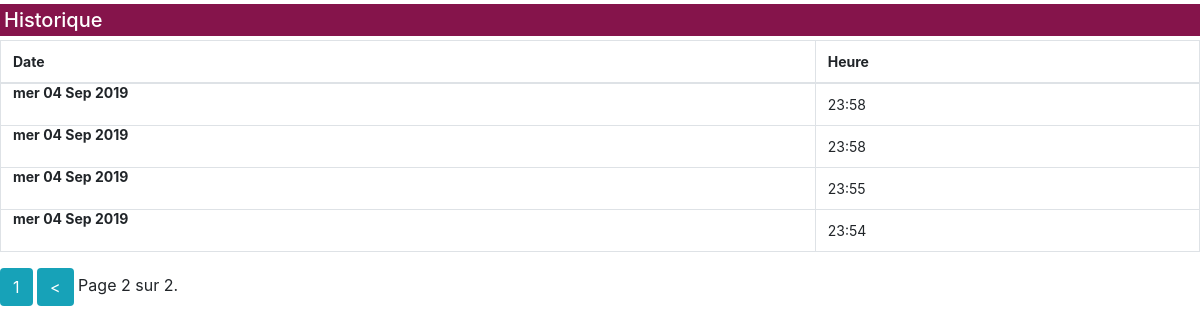
Page /client/historique/2?page=2 on the committed database.
### clients/models.py (models this page shows)
class SeanceHistorique(models.Model):
    date_heure=models.DateTimeField(default=datetime.now, blank='true')
    client=models.ForeignKey(Client,on_delete=models.CASCADE,blank='true')

### clients/views.py (the view)
# urls.py: path('historique/<int:id>',GetHistorique,name='historique_page_num'),
def GetHistorique(request,id):
    client=Client.objects.get(id=id)
    historique_list=SeanceHistorique.objects.filter(client=client).order_by('-date_heure')
    paginator = Paginator(historique_list, 10) # Show 25 clients per page
    page = request.GET.get('page')
    historiques = paginator.get_page(page)
    return render(request,'clients/historique_client.html',{'historiques':historiques})

### clients/context_processors.py (called while the page is built)
def add_client_form_to_context(request):
    cart=ClientForm()
    return {
        'AddClientForm': ClientForm
    }

### clients/templates/clients/historique_client.html (shortened to what this page needs)
{%load static %}
<link rel="stylesheet" href="{% static '/css/bootstrap.min.css' %}">
  <link rel="stylesheet" href="{% static '/css/styles.css' %}">
<h5 class="p-1 bg-night my-1 text-white">Historique </h5>
<table class="table table-bordered table-hover">
  <thead style='font-size:14px !important;'>
    <tr>
      <th scope="col">Date</th>
      <th scope="col">Heure</th>
    </tr>
  </thead>
  <tbody>
    {% for historique in historiques %}
    <tr style='font-size:14px !important;' class='py-0'>
      <th scope="row" class='py-0'>{{historique.date_heure|date:"D d M Y"}}</th>
      <td class='nom' class='py-0'>{{historique.date_heure|time:"H:i"}}</td>
    </tr>
    {% endfor %}
  </tbody>
</table>
<div class="text-center">
<div class="pagination">
<span class="step-links">
{% if historiques.has_previous %}
<a href="/client/historique/{{historiques.0.id}}?page=1" class='btn bg-info text-white paginator'>1</a>
<a href="/client/historique/{{historiques.0.id}}?page={{ historiques.previous_page_number }}" class='btn bg-info text-white paginator'> < </a>
{% endif %}
<span class="current">
Page {{ historiques.number }} sur {{ historiques.paginator.num_pages }}.
</span>
</span>
</div>
</div>

### static/css/colors.css (style rules this page uses)
.bg-night { background: #85144b; }

### rows in the picture
SeanceHistorique: date_heure "mer 04 Sep 2019", date_heure "23:58"
SeanceHistorique: date_heure "mer 04 Sep 2019", date_heure "23:58"
SeanceHistorique: date_heure "mer 04 Sep 2019", date_heure "23:55"
SeanceHistorique: date_heure "mer 04 Sep 2019", date_heure "23:54"

### other values in the picture
{{ historiques.number }} "2"
{{ historiques.paginator.num_pages }} "2"
